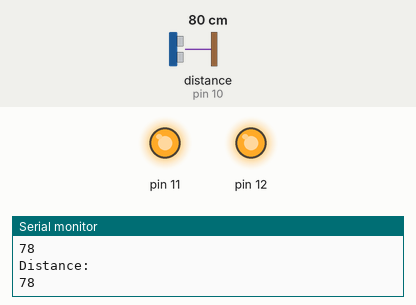
Recording of a sketch running on a simulated Arduino Uno, built with avr-gcc and run on an emulated ATmega328P. Parts: output pins drawn as LEDs (lit = HIGH), the last lines printed to the serial monitor. Wiring (inferred from the names in the program): ultrasonic range finder: trigger pin 9; echo pin 10. The test bench sets the inputs (shaded band); at power-on: distance to the obstacle (sensor on pin 10) 80 cm. The echo pulse lasts 58.3 µs per cm; pins used as bus, display or sensor lines are not drawn.

Above: at 1.2 s.
1.3 s: distance to the obstacle (sensor on pin 10) set to 98 cm
4.3 s: distance to the obstacle (sensor on pin 10) set to 104 cm
At 5.1 s:
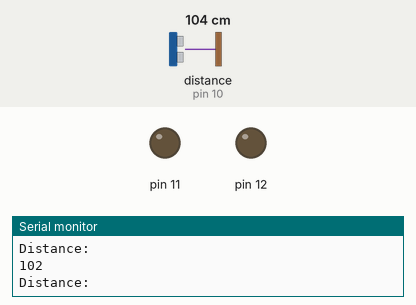
5.8 s: distance to the obstacle (sensor on pin 10) set to 2 cm
At 6.3 s:
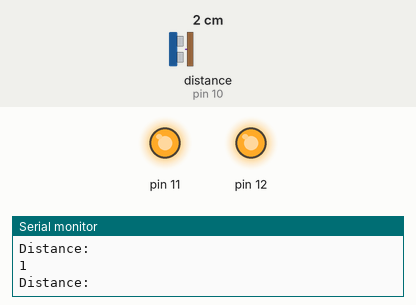
7.3 s: distance to the obstacle (sensor on pin 10) set to 120 cm
At 8.7 s:
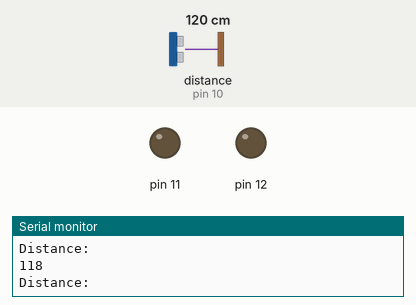
Timing chart, 0 to 10.3 s (numbered marks = the images above; inputs shaded):
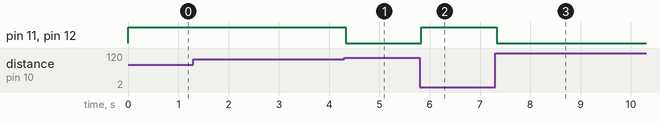

The sketch:

social_Distancing_code.ino
```cpp
const int trigPin = 9;
const int echoPin = 10;
const int ledPin = 13; //led pin on arduino
long duration;
int distanceCm, distanceInch;
void setup()
{
Serial.begin(9600);
pinMode(trigPin, OUTPUT);
pinMode(echoPin, INPUT);
pinMode(11,OUTPUT);
pinMode(12,OUTPUT);
}
void loop() {
digitalWrite(trigPin, LOW);
delayMicroseconds(2);
digitalWrite(trigPin, HIGH);
delayMicroseconds(10);
digitalWrite(trigPin, LOW);
duration = pulseIn(echoPin, HIGH);
distanceCm= duration*0.034/2;
distanceInch = duration*0.0133/2;
Serial.println("Distance: ");
Serial.println(distanceCm);

if(distanceCm < 100)
{
  digitalWrite(11,HIGH);
  digitalWrite(ledPin, HIGH); //light led
  digitalWrite(12,HIGH);
}
else
{
  digitalWrite(11,LOW);
  digitalWrite(ledPin, LOW); //don't light led
  digitalWrite(12,LOW);
}
}
```

Measured:
- the behaviour switches between 101 and 102 cm on distance to the obstacle (sensor on pin 10) (found by bisection; images 0 and 1)
- after the input at 4.3 s, pin 11, pin 12: HIGH → LOW at once
- after the input at 5.8 s, pin 11, pin 12: LOW → HIGH at once
- after the input at 7.3 s, pin 11, pin 12: HIGH → LOW at once
